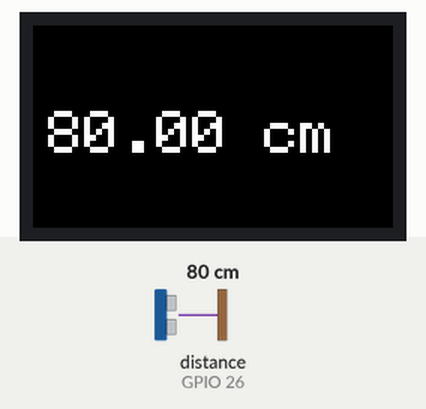
A sketch run on a simulated ESP32. On the bench: 240×135 colour display. The test bench sets the inputs (shaded band); at power-on: distance to the obstacle (sensor on GPIO 26) 80 cm. The echo pulse lasts 58.3 µs per cm.

Above: at 1.3 s.
1.4 s: distance to the obstacle (sensor on GPIO 26) set to 2 cm
At 2.7 s:
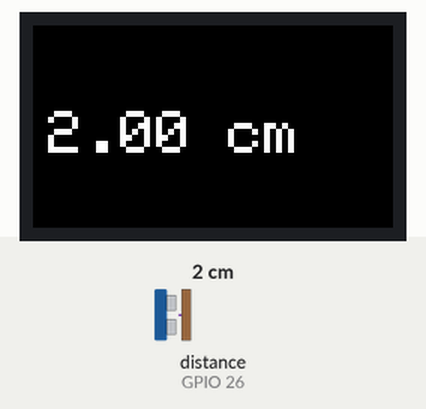
3.3 s: distance to the obstacle (sensor on GPIO 26) set to 4 cm
At 4.6 s:
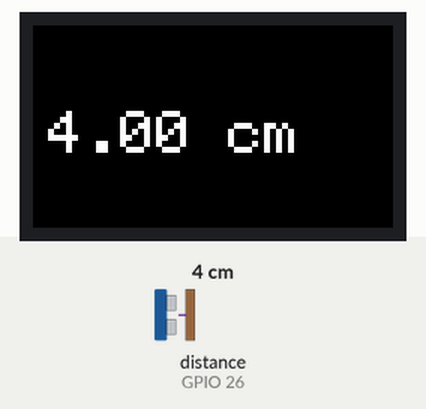
4.9 s: distance to the obstacle (sensor on GPIO 26) set to 9 cm
At 5.4 s:
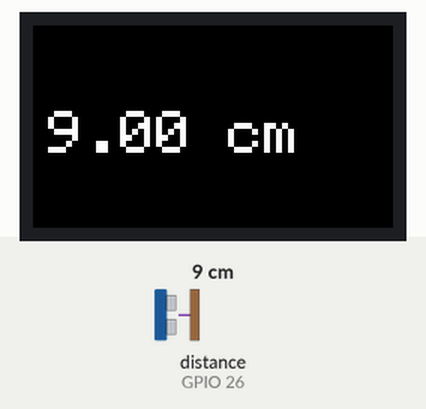
Timing chart, 0 to 7.9 s (numbered marks = the images above; inputs shaded):
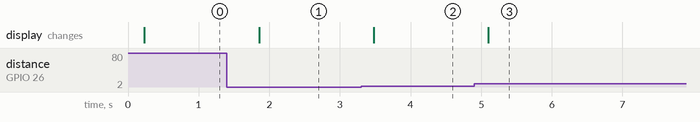

The sketch:

M5StickCPlus2_-_Distanz_Sensor.ino
```cpp
#include <M5StickCPlus2.h>
#include <Ultrasonic.h>

// Pins für den HC-SR04
#define TRIG_PIN 25  // Verwendet G25 (GPIO25) als TRIG
#define ECHO_PIN 26  // Verwendet G26 (GPIO26) als ECHO

Ultrasonic ultrasonic(TRIG_PIN, ECHO_PIN);

void setup() {
  M5.begin();  // Initialisierung des M5StickC Plus2
  M5.Lcd.setRotation(1);  // Setzt die Ausrichtung des Displays
  M5.Lcd.setTextSize(4);  // Setzt die Textgröße
  M5.Lcd.setTextColor(TFT_WHITE, TFT_BLACK);
  M5.Lcd.fillScreen(TFT_BLACK);  // Bildschirm leeren
}

void loop() {
  float distance = ultrasonic.distanceRead();  // Entfernung in cm messen

  M5.Lcd.fillScreen(TFT_BLACK);  // Bildschirm löschen, um Flimmern zu vermeiden

  // Zentrierte Anzeige der Distanz auf dem Bildschirm
  M5.Lcd.setCursor(10, M5.Lcd.height() / 2 - 10);  // Vertikal zentriert, horizontal leicht verschoben
  M5.Lcd.printf("%.2f cm", distance);

  delay(500);  // Wartezeit zur Stabilisierung der Messung
}
```

Measured:
- after the input at 1.4 s, the display: changes after 0.46 s (image 1)
- after the input at 3.3 s, the display: changes after 0.18 s (image 2)
- after the input at 4.9 s, the display: changes after 0.20 s (image 3)
